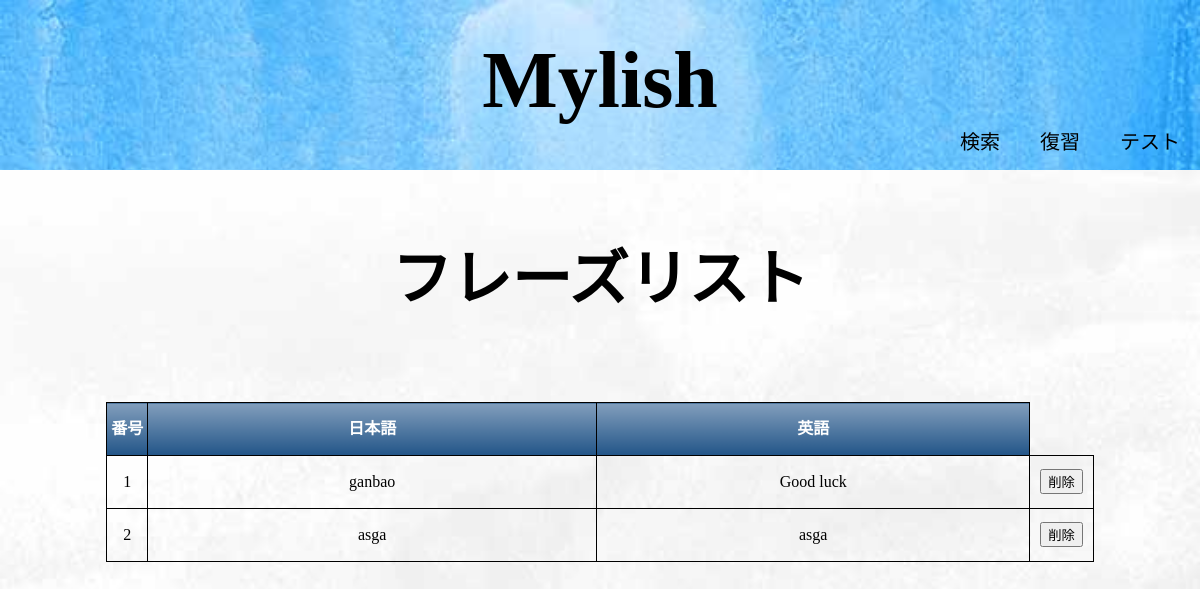
/review, run on an earlier commit of the app's database.
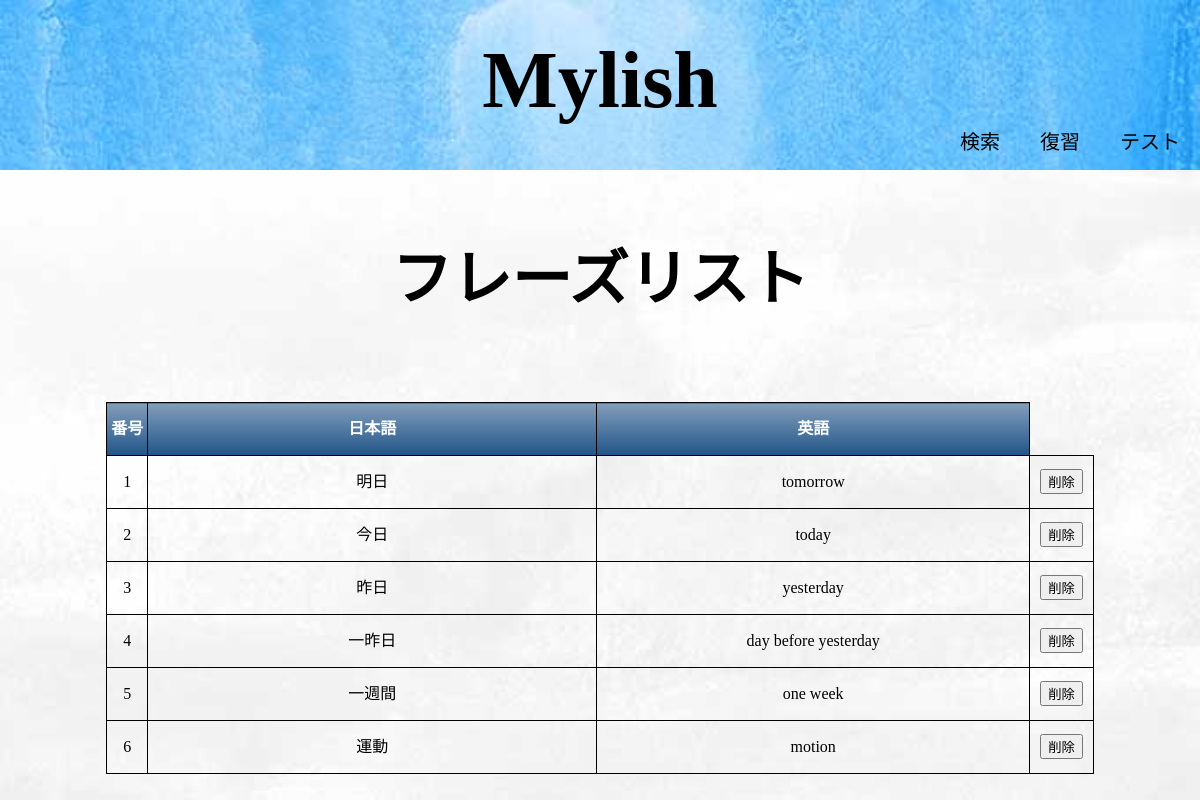
And on a later commit of the database.
### main/models.py (models this page shows, shortened)
class InfoModelForm(models.Model):
    jan = models.CharField('日本語',max_length=255)
    eng = models.CharField('英語',max_length=255)
    num = models.CharField('番号',max_length=255)

### main/views.py (the view)
# urls.py: path('review',views.review,name='review'),
def review(request):
    infodata = InfoModelForm.objects.all()
    header = ['番号','日本語','英語']
    my_dict2 = {
        'title':'フレーズリスト',
        'val':infodata,
        'header':header,
    }
    return render(request,'review.html',my_dict2)

### main/templates/review.html (shortened to what this page needs)
<!doctype html>
<html lang="ja">
    {% load static %}
<head>
    <link rel="stylesheet" href="{% static 'style.css' %}">
</head>
<body>
    <header>
        <div class="logo">
            <h1>Mylish</h1>
        </div>
        <nav>
            <ul class=global-nav>
                <li><a href="/index">検索</a></li>
                <li><a href="/review">復習</a></li>
                <li><a href="test">テスト</a></li>
            </ul>
        </nav>
    </header>
    <div id="wrap">
        <div class="content">
            <body>
                <h1 class="flamelist">{{title}}</h1>
                <table border="1">
                    <tr>
                    {% for h in header %}
                        <th>{{h}}</th>
                    {% endfor %}
                    </tr>
                    {% for i in val %}
                    <form action="delete" method='POST'>
                        <tr>
                            <td>{{ i.num }}</td>
                            <td>{{ i.jan }}</td>
                            <td>{{ i.eng }}</td>
                        　　 <td><button name="key" value="{{i.jan}}">削除</button></td>
                        </tr>
                    </form>
                    {% endfor %}
                </table>
           </body>
        </div>
    </div>
</body>

### static/style.css (style rules this page uses)
html, body, div, span, object, iframe, h1, h2, h3, h4, h5, h6, p, blockquote, pre, abbr, address, cite, code, del, dfn, em, img, ins, kbd, q, samp, small, strong, sub, sup, var, b, i, dl, dt, dd, ol, ul, li, fieldset, form, label, legend, table, caption, tbody, tfoot, thead, tr, th, td, article, aside, canvas, details, figcaption, figure, footer, header, hgroup, menu, nav, section, summary, time, mark, audio, video { margin:0; padding:0; border:0; outline:0; font-size:100%; vertical-align:baseline; background:transparent; }
body { line-height:1; }
article,aside,details,figcaption,figure, footer,header,hgroup,menu,nav,section { display:block; }
nav ul { list-style:none; }
a { margin:0; padding:0; font-size:100%; vertical-align:baseline; background:transparent; }
table { border-collapse:collapse; border-spacing:0; }
body { margin: 0; padding: 0; line-height: 2; background-image: url(image/white_00113.jpg); background-repeat: no-repeat; background-attachment: fixed; background-size: 100% auto; background-position: center top; }
header { widows: 100px;; height:170px; margin:0 auto; background-image: url(image/blue_00110.jpg); background-repeat: no-repeat; background-attachment: fixed; background-size: 100% auto; background-position: center top; }
.logo { text-align: center; margin-top:0cm; font-size: 80px; }
.global-nav { float:right; margin-top:-10mm; }
.global-nav li { float:left; margin: 0 20px; font-size: 20px; }
.global-nav li a { color: black; text-decoration: none; }
#wrap { clear:both; widows: 100%; }
.content { width: 100%; margin: o auto; }
.flamelist { text-align:center; margin-top:50px; font-size: 60px; }
table { text-align: center; text-decoration: none; margin:30px auto; }
table th:nth-child(1) { padding: 4px; }
table td:last-child { padding:10px; }
table th { padding: 10px 200px; color:white; background: linear-gradient(#829ebc,#225588); }
table td { padding: 10px 0px; }
table th, table td { border: solid 1px black; }

What changed in the data, as far as the page shows it:
removed InfoModelForm: num "1", jan "ganbao", eng "Good luck"
removed InfoModelForm: num "2", jan "asga", eng "asga"
added InfoModelForm: num "1", jan "明日", eng "tomorrow"
added InfoModelForm: num "2", jan "今日", eng "today"
added InfoModelForm: num "3", jan "昨日", eng "yesterday"
added InfoModelForm: num "4", jan "一昨日", eng "day before yesterday"
added InfoModelForm: num "5", jan "一週間", eng "one week"
added InfoModelForm: num "6", jan "運動", eng "motion"
